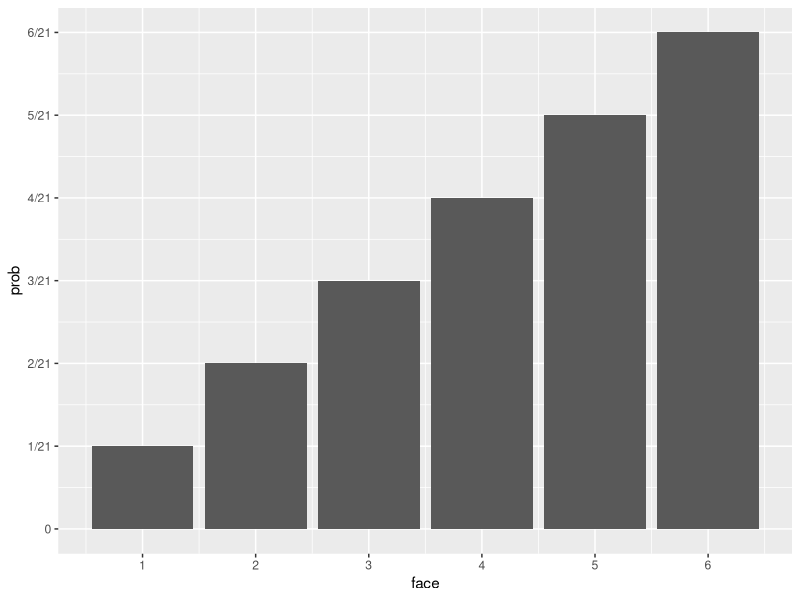

This chart was generated by the following R code:
## ---- chunk 1
library(knitr)
library(tidyverse)
knitr::opts_chunk$set(eval = TRUE, results = TRUE)
## ---- chunk 2
#expected value and standard deviation
## ---- chunk 3
df <- data.frame(face = c(1:6), prob = c(1/21,2/21,3/21,4/21,5/21,6/21))
ggplot(df, aes(x=face,y=prob)) + 
  geom_col() + 
  scale_y_continuous(breaks = seq(0, 7/21, by = 1/21), labels=c("0","1/21","2/21","3/21","4/21","5/21","6/21","7/21")) +
  scale_x_continuous(breaks = seq(0,6, by = 1))
  
## ---- chunk 4
roll_loaded_die <- function(n) {
  die <- c(1:6)
  replicate(n,sample(die,1,prob = c(1/21,2/21,3/21,4/21,5/21,6/21)))
}
## ---- chunk 5
#100 simulations
## ---- chunk 6
#run simulation here and save as mean_outcomes
## ---- chunk 7
#graph the histogram here
## ---- chunk 8
# histogram here
## ---- chunk 9
#roll loaded die 100 times and add up results
## ---- chunk 10
#replicate the previous experiment 1000 times and save as sum_outcomes
## ---- chunk 11
#graph the histogram
## ---- chunk 12
#find the average and standard deviation and graph the density histogram with the normal curve
## ---- chunk 13

## ---- chunk 14
#code here
## ---- chunk 15
#code here
## ---- chunk 16
#code here
## ---- chunk 17
#code here
